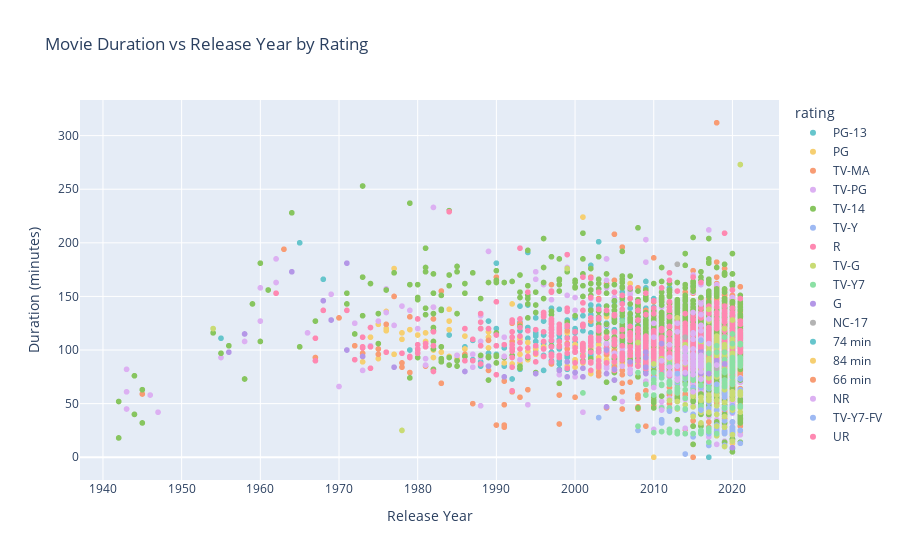

This figure's notebook cell:
### Code cell
import plotly.express as px

movies = df[df['type'] == 'Movie'].copy()

# Extract numbers from the 'duration' column into 'duration_num'
movies['duration_num'] = movies['duration'].str.extract(r'(\d+)')

# Now fill missing values and convert to int
movies['duration_num'] = movies['duration_num'].fillna('0').astype(int)

# Then create your plot as before
fig = px.scatter(
    movies,
    x='release_year',
    y='duration_num',
    color='rating',
    labels={'duration_num': 'Duration (minutes)', 'release_year': 'Release Year'},
    title='Movie Duration vs Release Year by Rating',
    color_discrete_sequence=px.colors.qualitative.Pastel
)

fig.show()

### Figure 1 — Plotly figure (JSON) as saved in the notebook; plotly's stock layout.template omitted (floating-point values rounded to 4 significant figures; data arrays with more than 128 entries replaced by an {"elided": "..."} marker saying what was removed)
{"data": [{"hovertemplate": "rating=PG-13<br>Release Year=%{x}<br>Duration (minutes)=%{y}<extra></extra>", "legendgroup": "PG-13", "marker": {"color": "rgb(102, 197, 204)", "symbol": "circle"}, "mode": "markers", "name": "PG-13", "showlegend": true, "type": "scattergl", "x": {"elided": "490 int values"}, "xaxis": "x", "y": {"elided": "490 int values"}, "yaxis": "y"}, {"hovertemplate": "rating=PG<br>Release Year=%{x}<br>Duration (minutes)=%{y}<extra></extra>", "legendgroup": "PG", "marker": {"color": "rgb(246, 207, 113)", "symbol": "circle"}, "mode": "markers", "name": "PG", "showlegend": true, "type": "scattergl", "x": {"elided": "287 int values"}, "xaxis": "x", "y": {"elided": "287 int values"}, "yaxis": "y"}, {"hovertemplate": "rating=TV-MA<br>Release Year=%{x}<br>Duration (minutes)=%{y}<extra></extra>", "legendgroup": "TV-MA", "marker": {"color": "rgb(248, 156, 116)", "symbol": "circle"}, "mode": "markers", "name": "TV-MA", "showlegend": true, "type": "scattergl", "x": {"elided": "2062 int values"}, "xaxis": "x", "y": {"elided": "2062 int values"}, "yaxis": "y"}, {"hovertemplate": "rating=TV-PG<br>Release Year=%{x}<br>Duration (minutes)=%{y}<extra></extra>", "legendgroup": "TV-PG", "marker": {"color": "rgb(220, 176, 242)", "symbol": "circle"}, "mode": "markers", "name": "TV-PG", "showlegend": true, "type": "scattergl", "x": {"elided": "540 int values"}, "xaxis": "x", "y": {"elided": "540 int values"}, "yaxis": "y"}, {"hovertemplate": "rating=TV-14<br>Release Year=%{x}<br>Duration (minutes)=%{y}<extra></extra>", "legendgroup": "TV-14", "marker": {"color": "rgb(135, 197, 95)", "symbol": "circle"}, "mode": "markers", "name": "TV-14", "showlegend": true, "type": "scattergl", "x": {"elided": "1427 int values"}, "xaxis": "x", "y": {"elided": "1427 int values"}, "yaxis": "y"}, {"hovertemplate": "rating=TV-Y<br>Release Year=%{x}<br>Duration (minutes)=%{y}<extra></extra>", "legendgroup": "TV-Y", "marker": {"color": "rgb(158, 185, 243)", "symbol": "circle"}, "mode": "markers", "name": "TV-Y", "showlegend": true, "type": "scattergl", "x": {"elided": "131 int values"}, "xaxis": "x", "y": {"elided": "131 int values"}, "yaxis": "y"}, {"hovertemplate": "rating=R<br>Release Year=%{x}<br>Duration (minutes)=%{y}<extra></extra>", "legendgroup": "R", "marker": {"color": "rgb(254, 136, 177)", "symbol": "circle"}, "mode": "markers", "name": "R", "showlegend": true, "type": "scattergl", "x": {"elided": "797 int values"}, "xaxis": "x", "y": {"elided": "797 int values"}, "yaxis": "y"}, {"hovertemplate": "rating=TV-G<br>Release Year=%{x}<br>Duration (minutes)=%{y}<extra></extra>", "legendgroup": "TV-G", "marker": {"color": "rgb(201, 219, 116)", "symbol": "circle"}, "mode": "markers", "name": "TV-G", "showlegend": true, "type": "scattergl", "x": [2021, 2021, 2021, 2021, 2019, 2021, 2021, 2015, 2015, 2020, 2020, 2020, 2020, 2020, 2021, 2020, 2021, 2021, 2020, 2020, 2019, 2018, 2016, 2020, 2018, 2017, 2018, 1954, 2008, 2020, 2020, 2018, 2020, 2017, 2017, 2020, 2020, 2020, 2020, 2020, 2019, 2020, 2020, 2020, 2020, 2017, 2020, 2020, 2018, 2018, 2020, 2016, 2019, 2020, 2017, 2020, 2019, 1999, 2019, 2019, 2019, 2019, 2018, 2019, 2019, 2019, 2019, 2019, 2014, 2012, 2019, 2018, 2018, 2018, 2018, 2018, 2017, 2018, 2017, 2017, 2017, 2016, 2016, 2015, 2013, 2011, 2016, 2013, 2017, 2013, 2013, 1978, 2015, 2016, 2017, 2010, 2015, 2016, 2017, 2016, 2015, 2017, 2010, 1999, 2016, 2018, 2013, 2016, 2016, 2017, 2018, 2017, 2017, 2018, 2012, 2017, 2010, 2014, 2014, 2016, 2018, 2016, 2017, 2017, 2018, 2017], "xaxis": "x", "y": [106, 87, 46, 92, 95, 273, 61, 60, 60, 58, 61, 15, 54, 84, 60, 92, 42, 58, 58, 105, 102, 110, 107, 97, 107, 84, 84, 120, 107, 87, 96, 87, 85, 127, 92, 86, 93, 59, 71, 44, 120, 104, 110, 86, 83, 100, 128, 93, 102, 109, 81, 107, 95, 103, 83, 21, 82, 176, 81, 67, 28, 87, 20, 38, 10, 63, 105, 70, 87, 90, 51, 29, 58, 102, 95, 88, 74, 40, 78, 84, 105, 82, 86, 38, 130, 92, 92, 45, 90, 52, 52, 25, 47, 73, 104, 87, 88, 75, 42, 90, 57, 138, 87, 176, 56, 48, 60, 42, 53, 53, 113, 54, 53, 53, 53, 87, 72, 105, 49, 92, 75, 32, 58, 82, 68, 87], "yaxis": "y"}, {"hovertemplate": "rating=TV-Y7<br>Release Year=%{x}<br>Duration (minutes)=%{y}<extra></extra>", "legendgroup": "TV-Y7", "marker": {"color": "rgb(139, 224, 164)", "symbol": "circle"}, "mode": "markers", "name": "TV-Y7", "showlegend": true, "type": "scattergl", "x": {"elided": "139 int values"}, "xaxis": "x", "y": {"elided": "139 int values"}, "yaxis": "y"}, {"hovertemplate": "rating=G<br>Release Year=%{x}<br>Duration (minutes)=%{y}<extra></extra>", "legendgroup": "G", "marker": {"color": "rgb(180, 151, 231)", "symbol": "circle"}, "mode": "markers", "name": "G", "showlegend": true, "type": "scattergl", "x": [2018, 2009, 1964, 2020, 2019, 2009, 2001, 2000, 1998, 2004, 2007, 2018, 2017, 2016, 2016, 2016, 1989, 1986, 1991, 1999, 2000, 1995, 2001, 2004, 1973, 2005, 1968, 1971, 1977, 1956, 1958, 2011, 2009, 1999, 2005, 2014, 2004, 2009, 2014, 1969, 1971], "xaxis": "x", "y": [90, 93, 173, 9, 87, 78, 83, 79, 81, 47, 89, 87, 78, 78, 99, 92, 85, 80, 75, 75, 79, 78, 75, 78, 94, 82, 146, 181, 84, 98, 115, 106, 84, 89, 72, 78, 100, 98, 78, 128, 100], "yaxis": "y"}, {"hovertemplate": "rating=NC-17<br>Release Year=%{x}<br>Duration (minutes)=%{y}<extra></extra>", "legendgroup": "NC-17", "marker": {"color": "rgb(179, 179, 179)", "symbol": "circle"}, "mode": "markers", "name": "NC-17", "showlegend": true, "type": "scattergl", "x": [2014, 2013, 2018], "xaxis": "x", "y": [112, 180, 83], "yaxis": "y"}, {"hovertemplate": "rating=74 min<br>Release Year=%{x}<br>Duration (minutes)=%{y}<extra></extra>", "legendgroup": "74 min", "marker": {"color": "rgb(102, 197, 204)", "symbol": "circle"}, "mode": "markers", "name": "74 min", "showlegend": true, "type": "scattergl", "x": [2017], "xaxis": "x", "y": [0], "yaxis": "y"}, {"hovertemplate": "rating=84 min<br>Release Year=%{x}<br>Duration (minutes)=%{y}<extra></extra>", "legendgroup": "84 min", "marker": {"color": "rgb(246, 207, 113)", "symbol": "circle"}, "mode": "markers", "name": "84 min", "showlegend": true, "type": "scattergl", "x": [2010], "xaxis": "x", "y": [0], "yaxis": "y"}, {"hovertemplate": "rating=66 min<br>Release Year=%{x}<br>Duration (minutes)=%{y}<extra></extra>", "legendgroup": "66 min", "marker": {"color": "rgb(248, 156, 116)", "symbol": "circle"}, "mode": "markers", "name": "66 min", "showlegend": true, "type": "scattergl", "x": [2015], "xaxis": "x", "y": [0], "yaxis": "y"}, {"hovertemplate": "rating=NR<br>Release Year=%{x}<br>Duration (minutes)=%{y}<extra></extra>", "legendgroup": "NR", "marker": {"color": "rgb(220, 176, 242)", "symbol": "circle"}, "mode": "markers", "name": "NR", "showlegend": true, "type": "scattergl", "x": [2015, 2015, 2015, 2011, 2010, 2018, 2012, 2016, 2016, 2016, 2014, 2015, 2010, 1958, 2012, 2015, 1991, 2014, 2015, 1985, 2012, 2014, 2015, 2015, 2012, 2017, 2014, 2016, 2016, 2016, 2015, 2015, 2013, 2014, 2014, 2006, 2015, 2013, 2016, 2015, 1987, 2016, 2011, 2016, 2007, 2016, 2016, 2013, 2016, 2007, 2015, 2015, 2016, 2016, 2012, 2013, 1991, 2016, 2016, 2014, 2016, 2015, 2016, 2016, 2015, 2015, 2010, 2010, 2016, 2013, 2017, 2004, 2013, 1981, 1973], "xaxis": "x", "y": [84, 90, 86, 44, 112, 86, 93, 86, 133, 95, 92, 95, 65, 108, 105, 115, 112, 99, 96, 95, 79, 102, 101, 61, 77, 129, 79, 90, 103, 93, 110, 88, 75, 95, 88, 85, 81, 85, 91, 116, 84, 143, 90, 86, 79, 80, 84, 117, 111, 82, 86, 93, 88, 118, 84, 72, 94, 73, 85, 100, 123, 135, 87, 87, 90, 77, 125, 125, 94, 125, 106, 106, 75, 86, 81], "yaxis": "y"}, {"hovertemplate": "rating=TV-Y7-FV<br>Release Year=%{x}<br>Duration (minutes)=%{y}<extra></extra>", "legendgroup": "TV-Y7-FV", "marker": {"color": "rgb(158, 185, 243)", "symbol": "circle"}, "mode": "markers", "name": "TV-Y7-FV", "showlegend": true, "type": "scattergl", "x": [2012, 2016, 2013, 2018, 2016], "xaxis": "x", "y": [43, 44, 78, 68, 109], "yaxis": "y"}, {"hovertemplate": "rating=UR<br>Release Year=%{x}<br>Duration (minutes)=%{y}<extra></extra>", "legendgroup": "UR", "marker": {"color": "rgb(254, 136, 177)", "symbol": "circle"}, "mode": "markers", "name": "UR", "showlegend": true, "type": "scattergl", "x": [1974, 2016, 2008], "xaxis": "x", "y": [103, 103, 113], "yaxis": "y"}], "layout": {"legend": {"title": {"text": "rating"}, "tracegroupgap": 0}, "title": {"text": "Movie Duration vs Release Year by Rating"}, "xaxis": {"anchor": "y", "domain": [0, 1], "title": {"text": "Release Year"}}, "yaxis": {"anchor": "x", "domain": [0, 1], "title": {"text": "Duration (minutes)"}}}}
